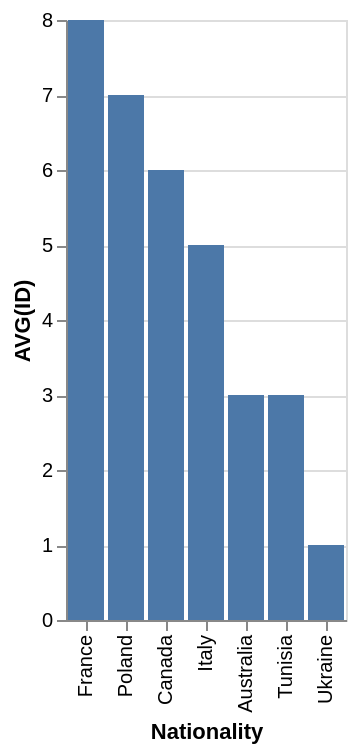

Source (Vega-Lite JSON):
### Vega-Lite specification from a JSON file in a GitHub repository (floating-point values rounded to 4 significant figures)
{"data": {"values": [{"x_data": "Australia", "y_data": 3}, {"x_data": "Canada", "y_data": 6}, {"x_data": "France", "y_data": 8}, {"x_data": "Italy", "y_data": 5}, {"x_data": "Poland", "y_data": 7}, {"x_data": "Tunisia", "y_data": 3}, {"x_data": "Ukraine", "y_data": 1}]}, "mark": "bar", "encoding": {"x": {"field": "x_data", "type": "nominal", "title": "Nationality", "sort": {"op": "sum", "field": "y_data", "order": "descending"}}, "y": {"field": "y_data", "type": "quantitative", "title": "AVG(ID)"}}}
